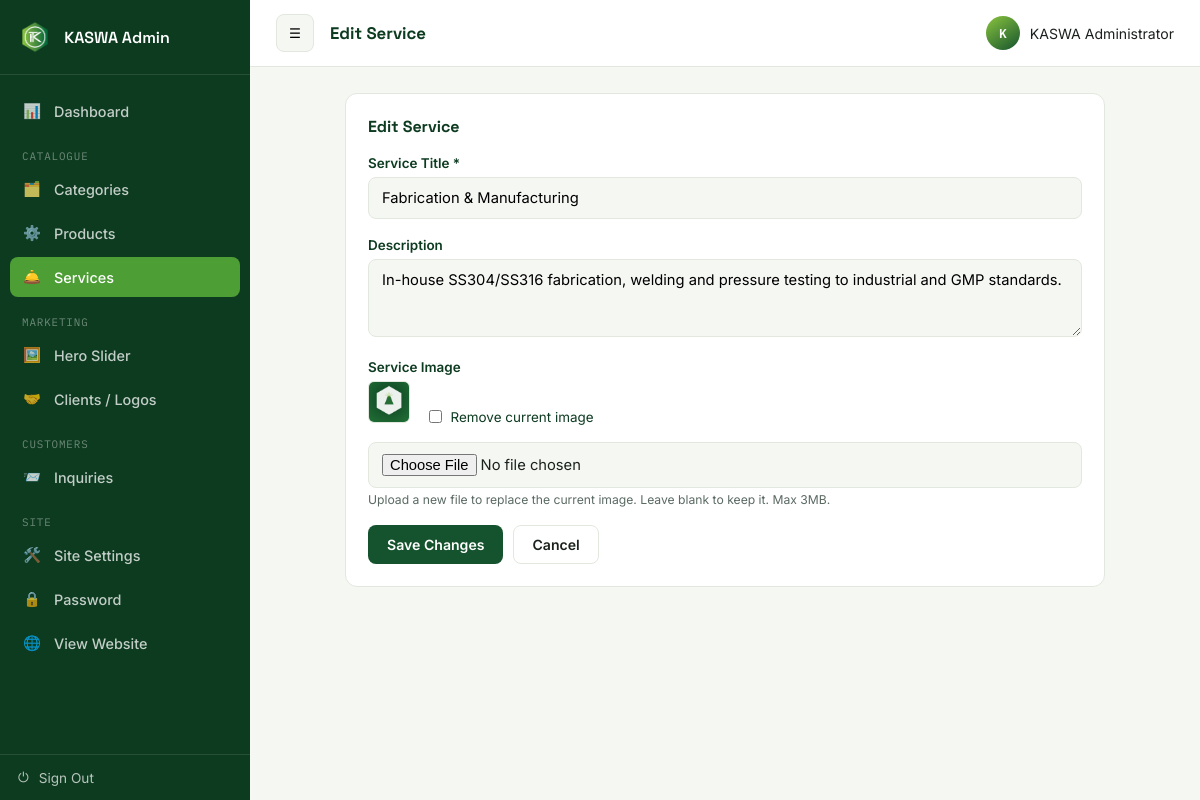
The app's page /admin/service-edit.php?id=2 (signed in) with its own data.
### tables this page shows
CREATE TABLE `services` (
  `id` int(11) NOT NULL,
  `title` varchar(150) NOT NULL,
  `description` text DEFAULT NULL,
  `image` varchar(255) DEFAULT NULL,
  `sort_order` int(11) DEFAULT 0,
  `status` tinyint(1) DEFAULT 1,
  `created_at` timestamp NOT NULL DEFAULT current_timestamp()
);

### admin/service-edit.php (the view, shortened to what this page needs)
<?php
require_once __DIR__ . '/includes/auth.php';
$id = (int)($_GET['id'] ?? 0);
$stmt = $pdo->prepare("SELECT * FROM services WHERE id = ?");
$stmt->execute([$id]);
$service = $stmt->fetch();
require_once __DIR__ . '/includes/page-head.php';
?>
<div class="card card-medium">
    <div class="card-head"><h3>Edit Service</h3></div>
    <form method="post" enctype="multipart/form-data">
        <div class="form-group"><label>Service Title *</label><input type="text" name="title" required value="<?= htmlspecialchars($service['title']) ?>"></div>
        <div class="form-group"><label>Description</label><textarea name="description" rows="3"><?= htmlspecialchars($service['description']) ?></textarea></div>
        <div class="form-group">
            <label>Service Image</label>
            <?php if (!empty($service['image']) && file_exists(__DIR__ . '/../uploads/services/' . $service['image'])): ?>
                <div style="margin-bottom:10px;">
                    <img class="thumb-sm" src="../uploads/services/<?= htmlspecialchars($service['image']) ?>" alt="">
                    <label style="display:inline-flex; align-items:center; gap:6px; font-weight:400; margin-left:10px;">
                        <input type="checkbox" name="remove_image" value="1" style="width:auto;"> Remove current image
                    </label>
                </div>
            <?php endif; ?>
            <input type="file" name="image" accept=".jpg,.jpeg,.png,.webp" data-preview="#svcImgPreview">
            <p class="hint">Upload a new file to replace the current image. Leave blank to keep it. Max 3MB.</p>
        </div>
        <div class="form-actions">
            <button type="submit" class="btn btn-primary">Save Changes</button>
            <a href="services.php" class="btn btn-outline">Cancel</a>
        </div>
    </form>
</div>
<?php require_once __DIR__ . '/includes/page-foot.php'; ?>

### admin/assets/css/admin.css (style rules this page uses)
:root { --forest: #14532d; --forest-dark: #0d3b20; --leaf: #4d9e35; --lime: #8bc53f; --graphite: #1b211c; --paper: #f5f7f3; --steel: #5b6a63; --steel-light: #e2e8de; --white: #ffffff; --danger: #d1453b; --sidebar-w: 250px; --sidebar-w-collapsed: 76px; --font-display: 'Space Grotesk', sans-serif; --font-body: 'Inter', sans-serif; --font-mono: 'IBM Plex Mono', monospace; }
* { box-sizing: border-box; }
body { margin: 0; font-family: var(--font-body); background: var(--paper); color: var(--graphite); }
a { text-decoration: none; color: inherit; }
h1,h2,h3,h4 { font-family: var(--font-display); margin: 0 0 .4em; }
.btn { display: inline-flex; align-items: center; gap: 7px; padding: 10px 18px; border-radius: 8px; font-weight: 600; font-size: 0.88rem; border: 1px solid transparent; cursor: pointer; font-family: var(--font-body); transition: all .15s ease; }
.btn-primary { background: var(--forest); color: var(--white); }
.btn-outline { border-color: var(--steel-light); background: var(--white); color: var(--graphite); }
.card-medium { max-width: 760px; margin-left: auto; margin-right: auto; }
.card { background: var(--white); border: 1px solid var(--steel-light); border-radius: 12px; padding: 22px; margin-bottom: 22px; }
.card-head { display: flex; align-items: center; justify-content: space-between; margin-bottom: 18px; flex-wrap: wrap; gap: 10px; }
.card-head h3 { font-size: 1rem; color: var(--forest-dark); margin: 0; }
.thumb-sm { width: 42px; height: 42px; border-radius: 6px; object-fit: contain; background: var(--paper); border: 1px solid var(--steel-light); }
.form-group { margin-bottom: 18px; }
.form-group label { display: block; font-size: 0.84rem; font-weight: 600; margin-bottom: 6px; color: var(--forest-dark); }
.form-group .hint { font-size: 0.76rem; color: var(--steel); margin-top: 4px; }
.form-group input, .form-group select, .form-group textarea { width: 100%; padding: 11px 13px; border: 1px solid var(--steel-light); border-radius: 8px; font-family: var(--font-body); font-size: 0.92rem; background: var(--paper); }
.form-actions { display: flex; gap: 10px; margin-top: 6px; }

### records on screen
services: title "Fabrication & Manufacturing", description "In-house SS304/SS316 fabrication, welding and pressure testing to industrial and GMP standards.", image (picture)

### other values on screen
$page_title "Edit Service"
substr(admin_name(), 0, 1) "K"
admin_name() "KASWA Administrator"
